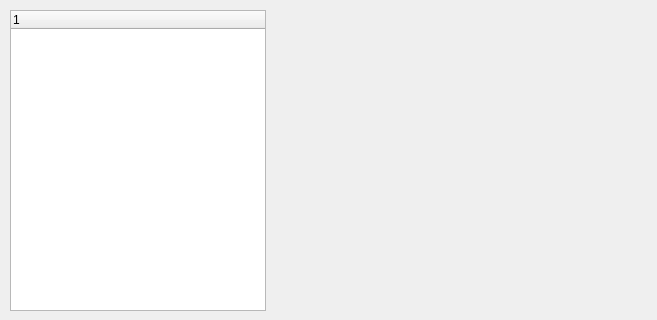
<?xml version="1.0" encoding="UTF-8"?>
<ui version="4.0">
 <class>HelpWindow</class>
 <widget class="QDialog" name="HelpWindow">
  <property name="geometry">
   <rect>
    <x>0</x>
    <y>0</y>
    <width>657</width>
    <height>320</height>
   </rect>
  </property>
  <property name="windowTitle">
   <string>Dialog</string>
  </property>
  <widget class="QTreeWidget" name="treeWidget">
   <property name="geometry">
    <rect>
     <x>10</x>
     <y>10</y>
     <width>256</width>
     <height>301</height>
    </rect>
   </property>
   <column>
    <property name="text">
     <string notr="true">1</string>
    </property>
   </column>
  </widget>
  <widget class="QWidget" name="gridLayoutWidget">
   <property name="geometry">
    <rect>
     <x>270</x>
     <y>10</y>
     <width>381</width>
     <height>301</height>
    </rect>
   </property>
   <layout class="QGridLayout" name="gridLayout"/>
  </widget>
 </widget>
 <resources/>
 <connections/>
</ui>
